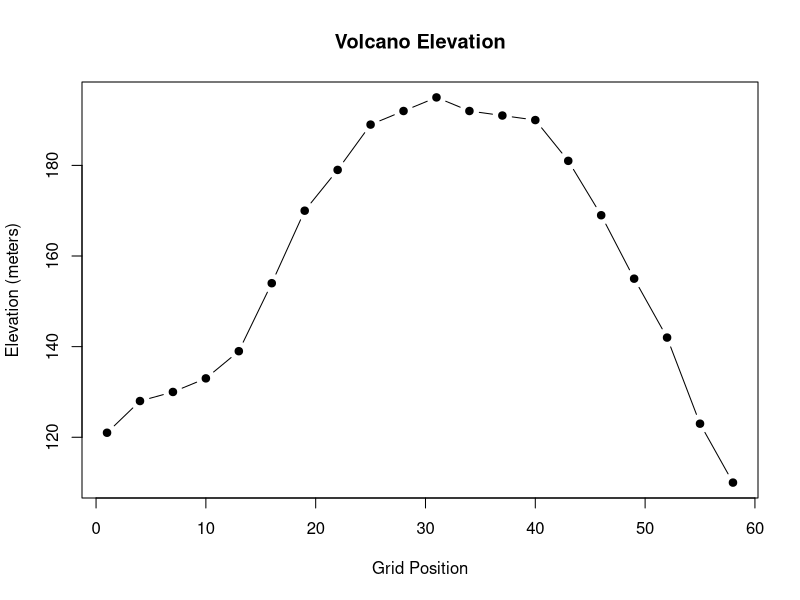
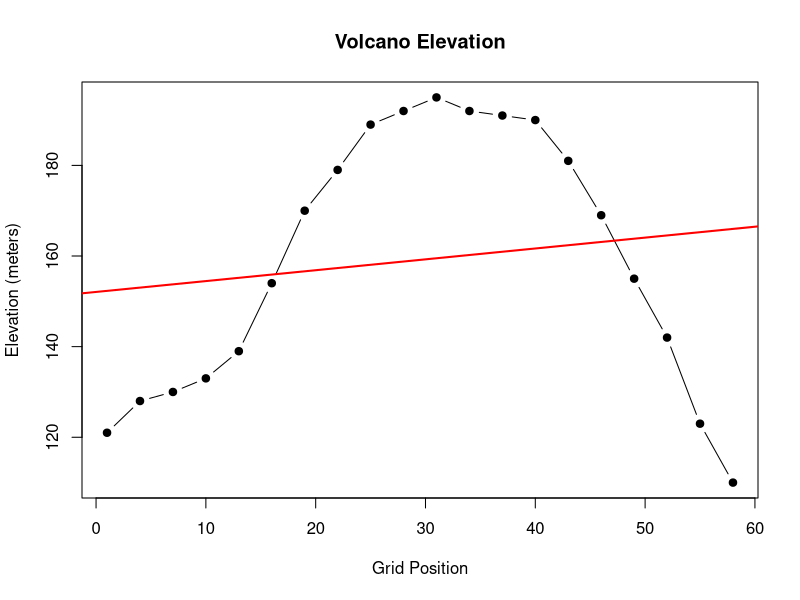
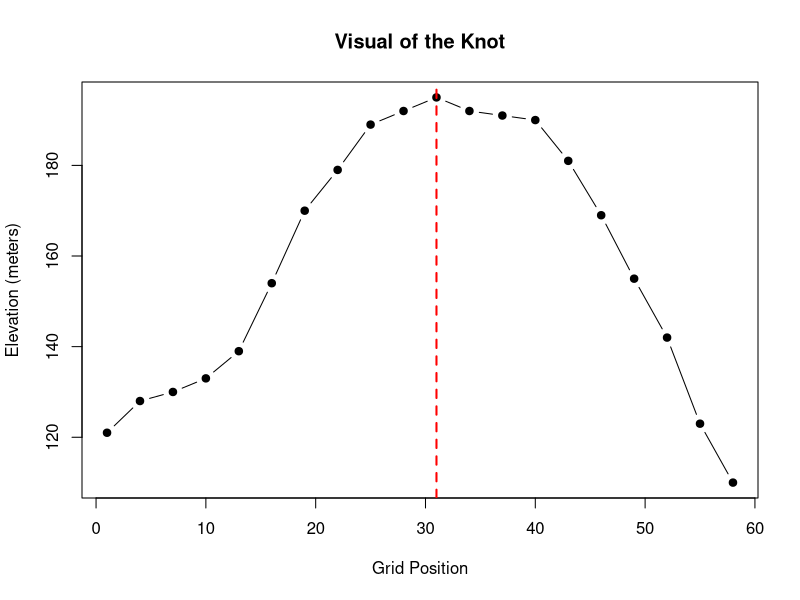
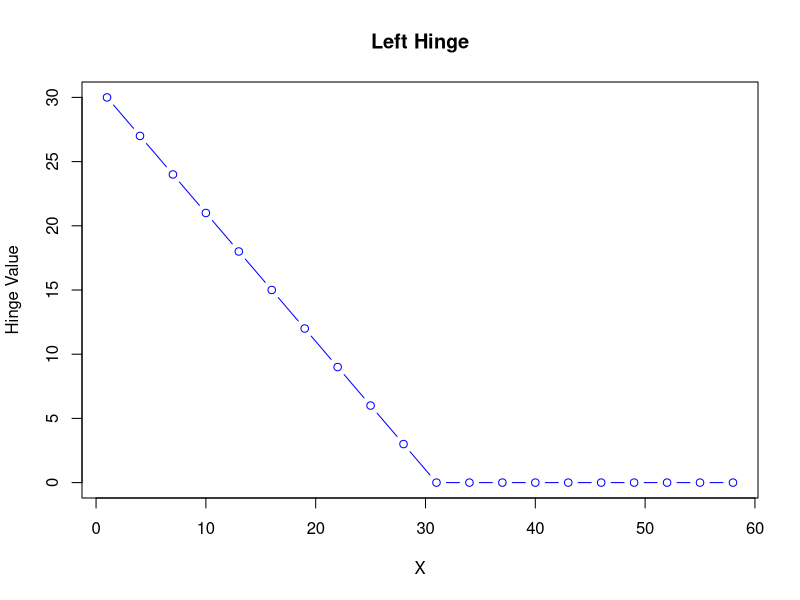
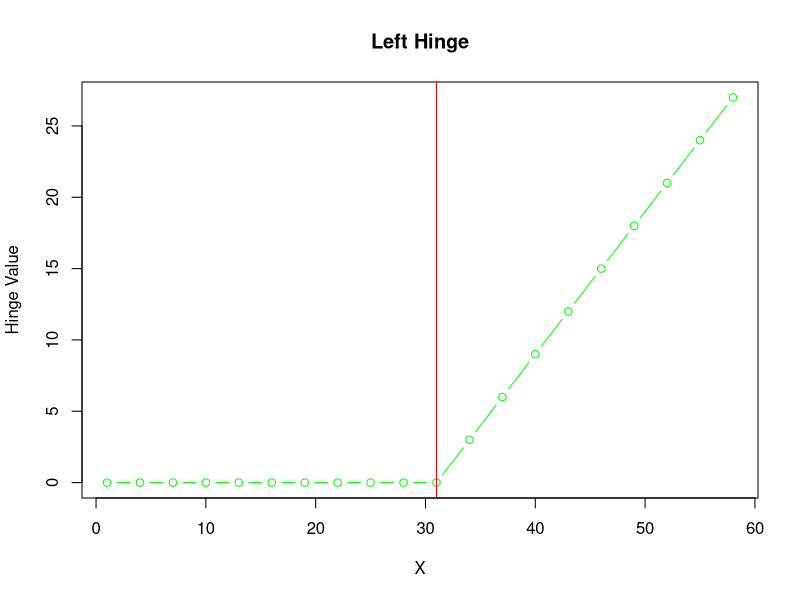

These charts were generated, in order, by the following R code:
## ---- chunk 1
library(knitr)
knitr::opts_chunk$set(echo = FALSE)

def.chunk.hook  <- knitr::knit_hooks$get("chunk")
knitr::knit_hooks$set(chunk = function(x, options) {
  x <- def.chunk.hook(x, options)
  paste0("\n \\", "footnotesize","\n\n", x, "\n\n \\normalsize")
})


## ---- chunk 2
data(volcano)

#Select the x's and y's

x <- seq(1, 58, by = 3)
y <- volcano[20, x]

df <- data.frame(x, y)

#SPlit in half to fit on slide
df <- data.frame(x1 = x[1:10], y1 = y[1:10], x2 = x[11:20], y2 = y[11:20])

knitr::kable(df, col.names = c("X", "Y", "X", "Y"), format = "latex")
## ---- chunk 3
plot(x, y, pch = 19, type = "b", xlab = "Grid Position", ylab = "Elevation (meters)", main = "Volcano Elevation")
## ---- chunk 4
model <- lm(y ~ x)

plot(x, y, pch = 19, type = "b", xlab = "Grid Position", ylab = "Elevation (meters)", main = "Volcano Elevation")

abline(model, col = "red", lwd = 2)
## ---- chunk 5

plot(x, y, pch = 19, type = "b", xlab = "Grid Position", ylab = "Elevation (meters)", main = "Visual of the Knot")

abline(v = 31, col = "red", lty = 2, lwd = 2)
## ---- chunk 6

knot <- 31
h1 <- pmax(0, knot - x)
h2 <- pmax(0, x - knot)

#Left hinge
plot(x, h1, type = "b", col = "blue", xlab = "X", ylab = "Hinge Value", main = "Left Hinge")


#Right hinge
plot(x, h2, type = "b", col = "green", xlab = "X", ylab = "Hinge Value", main = "Left Hinge")

abline(v = knot, col = "red")
